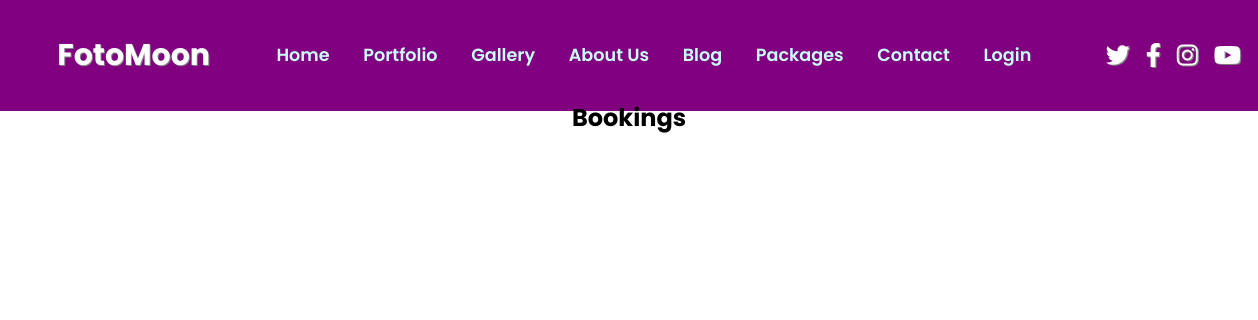
Page /users/view-bookings/ on the earlier database version.
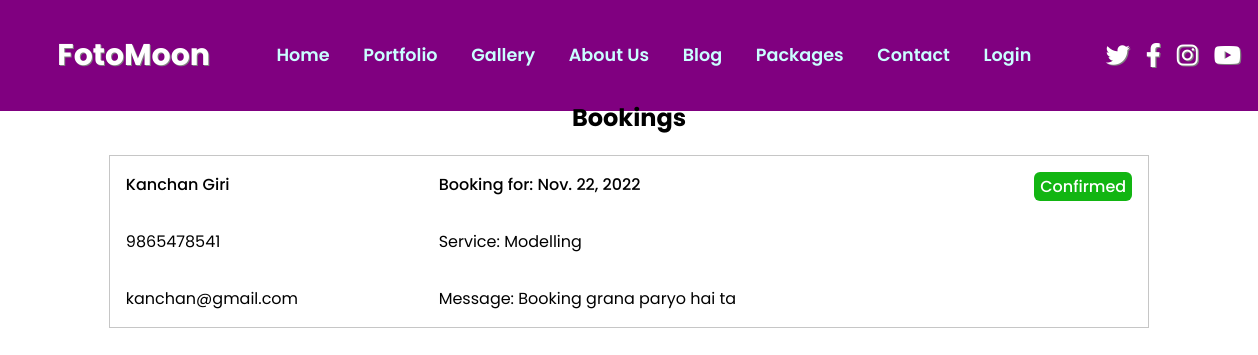
Same page on the later database version.
### users/models.py (models this page shows, shortened)
class Booking (models.Model):
    SERVICES = (
        ('modelling', 'Modelling'),
        ('wedding', 'Wedding'),
        ('reception', 'Reception'),
        ('engagement', 'Engagement'),
        ('family_shoot', 'Family Shoot'),
        ('maternity', 'Maternity Shoot'),
        ('family_events', 'Family Events'),
        ('videography', 'Videography'),
        ('people_and_place', 'People and Place'),
        ('other', 'Other'),
    )
    service_type = models.CharField(max_length=250, choices =SERVICES, null=True)
    full_name = models.CharField(max_length=255, null=True, blank=False, verbose_name='Name')
    email = models.EmailField(max_length=200, null=True, blank=False)
    phone_number = models.CharField(max_length=200, null=True, blank=False)
    date = models.DateField(verbose_name="Select Date")
    message = models.TextField(null=True)
    is_confirmed = models.BooleanField(default=False)
    is_cancelled = models.BooleanField(default=False)
    created = models.DateTimeField(auto_now_add=True)
    id = models.UUIDField(default=uuid.uuid4, unique=True,
                          primary_key=True, editable=False)
    class Meta:
        ordering = ['is_cancelled', 'is_confirmed', '-created',  ]

### users/views.py (the view)
# urls.py: path('view-bookings/', views.view_bookings, name='view_bookings'),
def view_bookings (request):
    bookings = Booking.objects.all()
    context ={'bookings':bookings}
    return render(request, 'users/view_bookings.html', context)

### users/templates/users/view_bookings.html (shortened to what this page needs)
{% extends 'main.html' %}
{% load static %}
{% block styles %}
<link rel="stylesheet" href="{% static 'css/view_bookings.css' %}">
{% endblock styles %}
{% block content %}
{% include 'navbar.html' %}
<div class="container">
    <h2>Bookings</h2>
    {% for booking in bookings %}
    <div class="message-card">
        <div class="user-details">
            <p>{{booking.full_name}}</p>
            <p>{{booking.phone_number}}</p>
            <p>{{booking.email}}</p>
        </div>
        <div class="message">
            <p>Booking for: {{booking.date}}</p>
            <p>Service: {{booking.service_type | capfirst}}</p>
            <p>Message: {{booking.message}}</p>
        </div>
        <div class="status">
            {% if not booking.is_confirmed and not booking.is_cancelled  %}
            <p id="new">New</p>
            <a href="{% url 'confirm_booking' booking.id %}" id="confirm">Confirm Booking <i class="fa-solid fa-check"></i></a>
            <a href="{% url 'cancel_booking' booking.id %}" id="cancel">Cancel Booking <i class="fa-solid fa-times"></i></a>
            {% elif booking.is_confirmed %}
            <p id="confirmed">Confirmed </i></p>
            {% else %}
            <p id="cancelled">Cancelled </i></p>
            {% endif %}
        </div>
    </div>
    {% endfor %}
</div>
{% endblock content %}

Differences in the rows shown:
added Booking: full_name "Kanchan Giri", phone_number "9865478541", email "kanchan@gmail.com", date "Nov. 22, 2022", service_type "Modelling", message "Booking grana paryo hai ta", is_confirmed "Confirmed"
